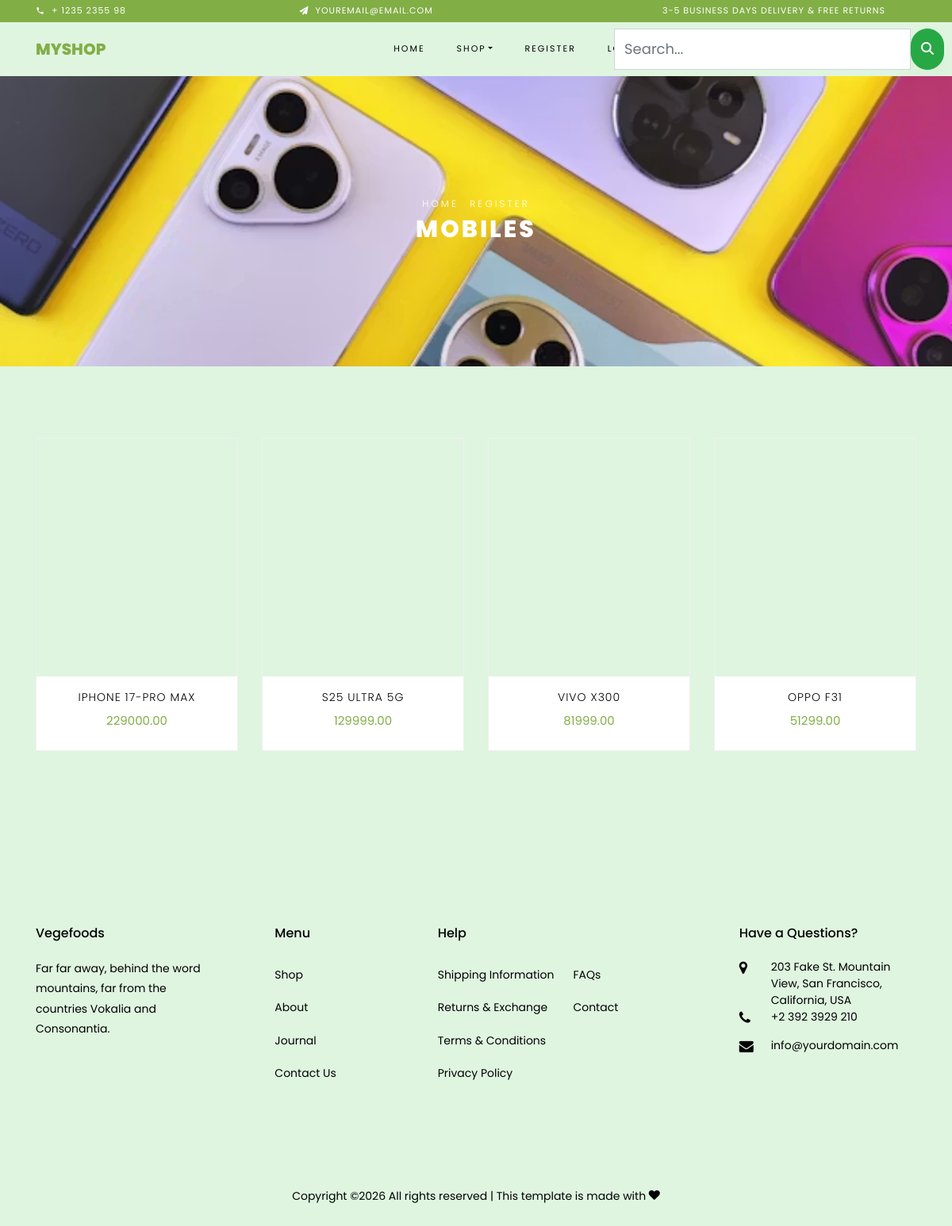
/products/1, run on the app's committed database.
### shop/models.py (models this page shows, shortened)
class Category(models.Model):
    name=models.CharField(max_length=100)
    description=models.TextField()
    image=models.ImageField(upload_to='categories')

class Products(models.Model):
    name=models.CharField(max_length=100)
    description=models.TextField()
    image=models.ImageField(upload_to='products')
    stock=models.IntegerField()
    price=models.DecimalField(max_digits=10,decimal_places=2)
    available = models.BooleanField(default=True)
    category = models.ForeignKey(Category,on_delete=models.CASCADE, related_name='products')
    created_at =models.DateTimeField(auto_now_add=True)
    updated_at =models.DateTimeField(auto_now=True)

### shop/views.py (the view)
# urls.py: path('products/<int:i>',views.Productslist.as_view(),name='products'),
class Productslist(View):
    def get(self, request,i):
        c=Category.objects.get(id=i)
        context={'category':c}
        return render(request,'products.html',context)

### cart/context_processors.py (called while the page is built)
def cart_items(request):
    u=request.user
    total=0
    try:
        c=Cart.objects.filter(user=u)
        for i in c:
            total+=i.quantity
    except:
        total = 0
    return {'count':total}

### shop/context_processors.py (called while the page is built)
def menu_links(request):
    c = Category.objects.all()
    return {'links': c}

### templates/products.html (shortened to what this page needs)
{% extends 'base.html' %}
{% load static %}
{% block header %}
  <div class="hero-wrap hero-bread" style="background-image: url({{category.image.url}})">
      <div class="container">
        <div class="row no-gutters slider-text align-items-center justify-content-center">
          <div class="col-md-9 ftco-animate text-center">
          	<p class="breadcrumbs"><span class="mr-2"><a href="index.html">Home</a></span> <span>Register</span></p>
            <h1 class="mb-0 bread">{{category.name}}</h1>
          </div>
        </div>
      </div>
    </div>
{% endblock %}
{% block content %}
    <section class="ftco-section">
    	<div class="container">
    		<div class="row">
                {% for i in category.products.all %}
    			<div class="col-md-6 col-lg-3 ftco-animate">
    				<div class="product">
    					<a href="{% url 'shop:productdetails' i.id %}" class="img-prod"><img src="{{i.image.url}}" height="300px" width="100%" alt="Colorlib Template">
    					</a>
    					<div class="text py-3 pb-4 px-3 text-center">
    						<h3><a href="{% url 'shop:productdetails' i.id %}">{{i.name}}</a></h3>
    						<div class="d-flex">
    							<div class="pricing">
		    						<p class="price"><span>{{i.price}}</span></p>
		    					</div>
	    					</div>
    					</div>
                    </div>
                </div>
                {% endfor %}
            </div>
        </div>
    </section>
{% endblock %}

### templates/base.html (style rules this page uses)
body { background-color:#dff5e0; }

### data on the page
Category: image (picture), name "MOBILES"
Products: name "IPHONE 17-PRO MAX", price "229000.00"
Products: name "S25 ULTRA 5G", price "129999.00"
Products: name "VIVO X300", price "81999.00"
Products: name "OPPO F31", price "51299.00"
